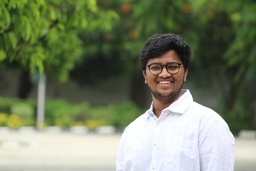
#> input picture Sem-6/ML/Lab-1/Data/me.jpeg, 256 x 171 px, shrunk from 2976 x 1984 before the run, given in place of me.png, which was not available
$ jupyter execute CS20B1016_assignment2.ipynb   (text cells are left out)
#> lines starting #> are read from the running program, lines starting #| are printed output that depends on the picture; pictures that were not available may be replaced by others from this repository, and a replacement may not be noted
[cell 1]
import cv2
import numpy as np
import matplotlib.pyplot as plt

[cell 2]
def image_segmentation(image_path):
    # Load the image
#> called with image_path = 'me.png'
    img = cv2.imread(image_path)
#> img is the input picture: shape (171, 256, 3); mean B, G, R 101.1, 128.1, 118.6
    mask = np.zeros(img.shape[:2],np.uint8)

    # Define the rectangular region of interest (ROI)
    rect = (50, 50, img.shape[1]-50, img.shape[0]-50)
#> rect = (50, 50, 206, 121)

    # Initialize background and foreground models
    bgdModel = np.zeros((1,65),np.float64)
    fgdModel = np.zeros((1,65),np.float64)

    # Apply GrabCut algorithm
    cv2.grabCut(img, mask, rect, bgdModel, fgdModel, 5, cv2.GC_INIT_WITH_RECT)

    # Create a mask where sure and likely foreground pixels are marked as 1
    mask2 = np.where((mask==2)|(mask==0),0,1).astype('uint8')

    # Multiply the original image with the mask to get the segmented image
    segmented_img = img * mask2[:, :, np.newaxis]
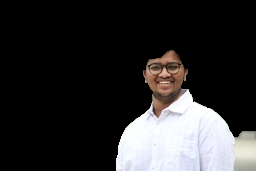
#> segmented_img: shape (171, 256, 3); mean B, G, R 45.9, 45.4, 46.4

    return segmented_img

your_image_segmented = image_segmentation('me.png')
historical_place_image = cv2.imread('2.webp')
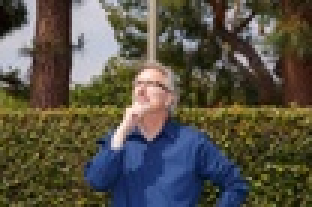
#> input picture Sem-7/CV/Assignment_4/data/2.jpeg, 104 x 69 px, shrunk from 1206 x 804 before the run, given in place of 2.webp, which was not available (shown 3 times larger)
#> historical_place_image is the input picture: shape (69, 104, 3); mean B, G, R 69.6, 81.9, 86.2

historical_place_image = cv2.resize(historical_place_image, (your_image_segmented.shape[1], your_image_segmented.shape[0]))
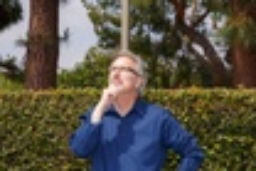
#> historical_place_image: shape (171, 256, 3); mean B, G, R 69.5, 81.8, 86.1

for i in range(your_image_segmented.shape[0]):
  for j in range(your_image_segmented.shape[1]):
    if your_image_segmented[i,j].any()==0:
      your_image_segmented[i,j]=historical_place_image[i,j]
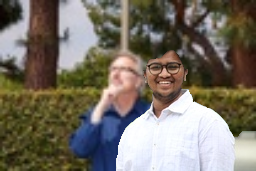
#> your_image_segmented: shape (171, 256, 3); mean B, G, R 101.3, 113.1, 120

plt.imshow(cv2.cvtColor(your_image_segmented,cv2.COLOR_BGR2RGB))
plt.show()
